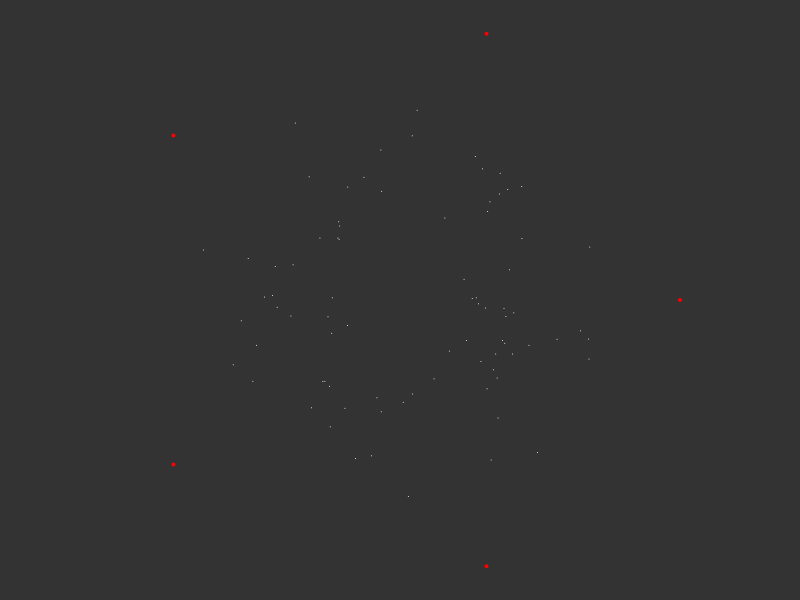
Frame 1 (no input)
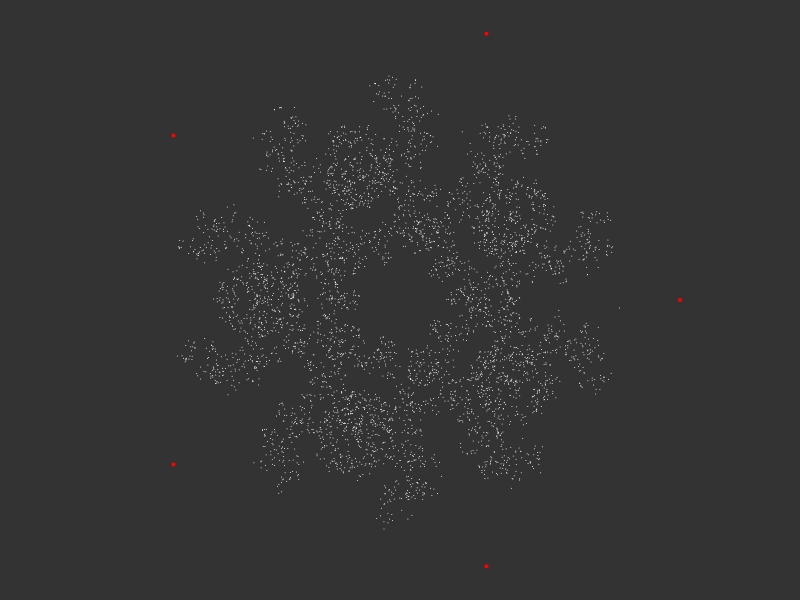
Frame 60 (no input)
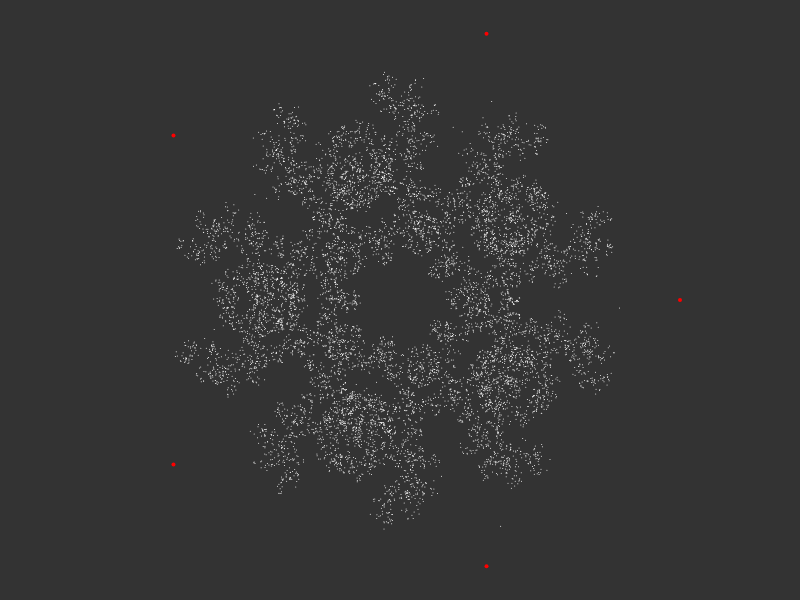
Frame 120 (the mouse pressed at the canvas centre since frame 60)

The p5.js sketch that drew these frames (run headless with seeded random() and noise() and a simulated clock; from frame 60 on, the mouse is pressed at the canvas centre):

// p5.js sketch
// ── sketch.js
let previousPos;
let currentPos;
let pointCount;
let points=[];
let padding;
let tolerance;

function setup() {
    createCanvas(800, 600);
    background(51);
    padding = 20;
    pointCount = 5;
    tolerance = 0.5;
    let r;
    if(height<width) r = (height-2*padding)/2;
    else r = (width-2*padding)/2;
    for(let i = 0;i<pointCount;i++){
        let angle = i*TWO_PI/pointCount;
        console.log(angle);
        points.push(new p5.Vector(
            r*Math.cos(angle)+width/2,
            r*Math.sin(angle)+height/2
        ));
        //points.push(new p5.Vector(random(0,width),random(0,height)));
    }
    previousPos=new p5.Vector(random(0,width),random(0,height));
    currentPos = new p5.Vector();

    strokeWeight(4);
    stroke(255,0,0);
    for(let i =0;i<points.length;i++){
        point(points[i].x, points[i].y);
    }

    stroke(255);
    strokeWeight(1);
}

function draw() {
    let prevSelected = random(points);
    for (let i = 0; i < 100; i++) {
        let randomSelected = random(points);
        if(randomSelected != prevSelected){
            currentPos.x= lerp(previousPos.x, randomSelected.x,tolerance);
            currentPos.y= lerp(previousPos.y, randomSelected.y,tolerance);
            point(currentPos.x, currentPos.y);
            previousPos=currentPos;
            prevSelected = randomSelected;
        }
    }
}
